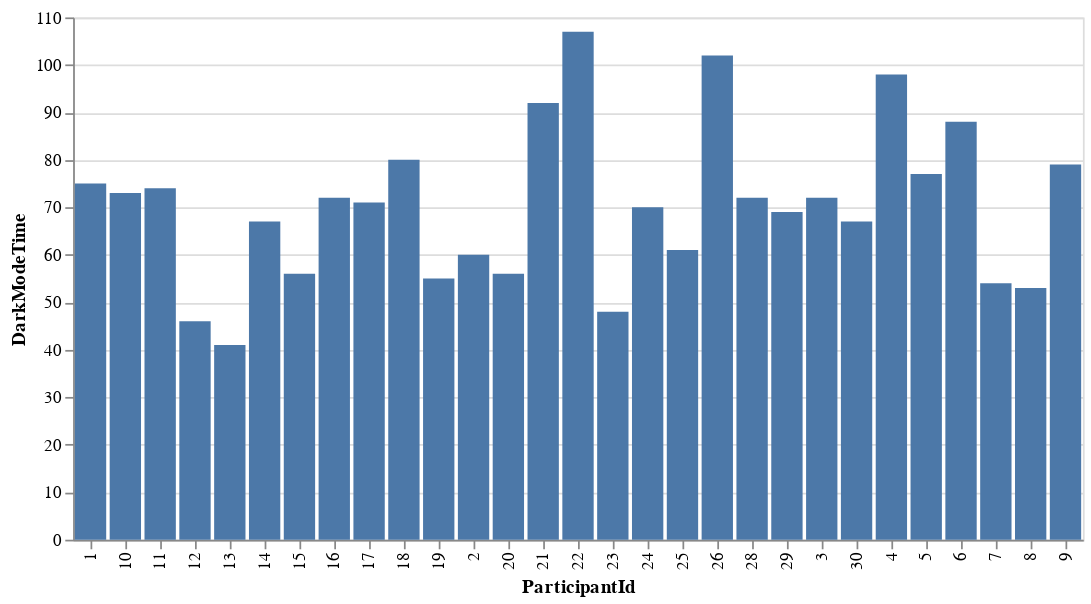

The notebook cell saved with this chart:
### Code cell
alt.Chart(data).mark_bar().encode(
    x='ParticipantId',
    y='DarkModeTime'
)

### Figure 1 — Vega-Lite specification as saved in the notebook (floating-point values rounded to 4 significant figures)
{"config": {"view": {"continuousWidth": 400, "continuousHeight": 300}}, "data": {"name": "data-557ebe95bf2c251ed8896bae9a86386d"}, "mark": "bar", "encoding": {"x": {"field": "ParticipantId", "type": "nominal"}, "y": {"field": "DarkModeTime", "type": "quantitative"}}, "$schema": "https://vega.github.io/schema/vega-lite/v4.17.0.json", "datasets": {"data-557ebe95bf2c251ed8896bae9a86386d": [{"ParticipantId": "1", "Experimenter": "Team", "Informed Consent": "Yes", "LightModeTime": 76, "LightModeAccuracy": 0.96, "DarkModeTime": 75, "DarkModeAccuracy": 0.97, "Comfortability_1": "Somewhat agree", "Comfortability_2": "Somewhat disagree", "Comfortability_3": "Agree", "Comfortability_4": "Agree", "Comfortability_5": "Somewhat disagree", "OverallDarkComfortScore": 7, "OverallLightComfortScore": 13, "time_diff": -1, "accuracy_diff": 0.01, "comfort_diff": -6}, {"ParticipantId": "2", "Experimenter": "Team", "Informed Consent": "Yes", "LightModeTime": 62, "LightModeAccuracy": 0.97, "DarkModeTime": 60, "DarkModeAccuracy": 0.96, "Comfortability_1": "Agree", "Comfortability_2": "Agree", "Comfortability_3": "Agree", "Comfortability_4": "Agree", "Comfortability_5": "Agree", "OverallDarkComfortScore": 14, "OverallLightComfortScore": 10, "time_diff": -2, "accuracy_diff": -0.01, "comfort_diff": 4}, {"ParticipantId": "3", "Experimenter": "Team", "Informed Consent": "Yes", "LightModeTime": 77, "LightModeAccuracy": 0.96, "DarkModeTime": 72, "DarkModeAccuracy": 0.97, "Comfortability_1": "Strongly agree", "Comfortability_2": "Strongly agree", "Comfortability_3": "Strongly agree", "Comfortability_4": "Strongly agree", "Comfortability_5": "Agree", "OverallDarkComfortScore": 16, "OverallLightComfortScore": 12, "time_diff": -5, "accuracy_diff": 0.01, "comfort_diff": 4}, {"ParticipantId": "4", "Experimenter": "Team", "Informed Consent": "Yes", "LightModeTime": 76, "LightModeAccuracy": 0.97, "DarkModeTime": 98, "DarkModeAccuracy": 0.92, "Comfortability_1": "Somewhat disagree", "Comfortability_2": "Somewhat agree", "Comfortability_3": "Agree", "Comfortability_4": "Neither agree nor disagree", "Comfortability_5": "Somewhat agree", "OverallDarkComfortScore": 9, "OverallLightComfortScore": 9, "time_diff": 22, "accuracy_diff": -0.05, "comfort_diff": 0}, {"ParticipantId": "5", "Experimenter": "Team", "Informed Consent": "Yes", "LightModeTime": 72, "LightModeAccuracy": 0.96, "DarkModeTime": 77, "DarkModeAccuracy": 0.96, "Comfortability_1": "Strongly agree", "Comfortability_2": "Strongly agree", "Comfortability_3": "Agree", "Comfortability_4": "Agree", "Comfortability_5": "Agree", "OverallDarkComfortScore": 16, "OverallLightComfortScore": 10, "time_diff": 5, "accuracy_diff": 0.0, "comfort_diff": 6}, {"ParticipantId": "6", "Experimenter": "Team", "Informed Consent": "Yes", "LightModeTime": 86, "LightModeAccuracy": 0.96, "DarkModeTime": 88, "DarkModeAccuracy": 0.96, "Comfortability_1": "Strongly agree", "Comfortability_2": "Somewhat agree", "Comfortability_3": "Strongly agree", "Comfortability_4": "Strongly agree", "Comfortability_5": "Neither agree nor disagree", "OverallDarkComfortScore": 12, "OverallLightComfortScore": 14, "time_diff": 2, "accuracy_diff": 0.0, "comfort_diff": -2}, {"ParticipantId": "7", "Experimenter": "Team", "Informed Consent": "Yes", "LightModeTime": 56, "LightModeAccuracy": 0.97, "DarkModeTime": 54, "DarkModeAccuracy": 0.96, "Comfortability_1": "Somewhat disagree", "Comfortability_2": "Somewhat disagree", "Comfortability_3": "Strongly agree", "Comfortability_4": "Strongly agree", "Comfortability_5": "Somewhat disagree", "OverallDarkComfortScore": 5, "OverallLightComfortScore": 15, "time_diff": -2, "accuracy_diff": -0.01, "comfort_diff": -10}, {"ParticipantId": "8", "Experimenter": "Team", "Informed Consent": "Yes", "LightModeTime": 53, "LightModeAccuracy": 0.95, "DarkModeTime": 53, "DarkModeAccuracy": 0.94, "Comfortability_1": "Strongly agree", "Comfortability_2": "Agree", "Comfortability_3": "Strongly agree", "Comfortability_4": "Strongly agree", "Comfortability_5": "Disagree", "OverallDarkComfortScore": 11, "OverallLightComfortScore": 16, "time_diff": 0, "accuracy_diff": -0.01, "comfort_diff": -5}, {"ParticipantId": "9", "Experimenter": "Team", "Informed Consent": "Yes", "LightModeTime": 68, "LightModeAccuracy": 0.96, "DarkModeTime": 79, "DarkModeAccuracy": 0.97, "Comfortability_1": "Neither agree nor disagree", "Comfortability_2": "Disagree", "Comfortability_3": "Somewhat disagree", "Comfortability_4": "Strongly agree", "Comfortability_5": "Somewhat agree", "OverallDarkComfortScore": 7, "OverallLightComfortScore": 9, "time_diff": 11, "accuracy_diff": 0.01, "comfort_diff": -2}, {"ParticipantId": "10", "Experimenter": "Team", "Informed Consent": "Yes", "LightModeTime": 71, "LightModeAccuracy": 0.96, "DarkModeTime": 73, "DarkModeAccuracy": 0.95, "Comfortability_1": "Strongly agree", "Comfortability_2": "Strongly agree", "Comfortability_3": "Somewhat agree", "Comfortability_4": "Somewhat agree", "Comfortability_5": "Strongly agree", "OverallDarkComfortScore": 17, "OverallLightComfortScore": 7, "time_diff": 2, "accuracy_diff": -0.01, "comfort_diff": 10}, {"ParticipantId": "11", "Experimenter": "Team", "Informed Consent": "Yes", "LightModeTime": 57, "LightModeAccuracy": 0.94, "DarkModeTime": 74, "DarkModeAccuracy": 0.9, "Comfortability_1": "Strongly agree", "Comfortability_2": "Strongly agree", "Comfortability_3": "Strongly agree", "Comfortability_4": "Strongly agree", "Comfortability_5": "Somewhat agree", "OverallDarkComfortScore": 15, "OverallLightComfortScore": 13, "time_diff": 17, "accuracy_diff": -0.04, "comfort_diff": 2}, {"ParticipantId": "12", "Experimenter": "Team", "Informed Consent": "Yes", "LightModeTime": 43, "LightModeAccuracy": 0.97, "DarkModeTime": 46, "DarkModeAccuracy": 0.94, "Comfortability_1": "Agree", "Comfortability_2": "Somewhat agree", "Comfortability_3": "Somewhat agree", "Comfortability_4": "Somewhat agree", "Comfortability_5": "Neither agree nor disagree", "OverallDarkComfortScore": 11, "OverallLightComfortScore": 10, "time_diff": 3, "accuracy_diff": -0.03, "comfort_diff": 1}, {"ParticipantId": "13", "Experimenter": "Team", "Informed Consent": "Yes", "LightModeTime": 46, "LightModeAccuracy": 0.93, "DarkModeTime": 41, "DarkModeAccuracy": 0.94, "Comfortability_1": "Strongly agree", "Comfortability_2": "Strongly agree", "Comfortability_3": "Agree", "Comfortability_4": "Agree", "Comfortability_5": "Strongly agree", "OverallDarkComfortScore": 17, "OverallLightComfortScore": 9, "time_diff": -5, "accuracy_diff": 0.01, "comfort_diff": 8}, {"ParticipantId": "14", "Experimenter": "Team", "Informed Consent": "Yes", "LightModeTime": 66, "LightModeAccuracy": 0.88, "DarkModeTime": 67, "DarkModeAccuracy": 0.9, "Comfortability_1": "Agree", "Comfortability_2": "Agree", "Comfortability_3": "Disagree", "Comfortability_4": "Agree", "Comfortability_5": "Somewhat agree", "OverallDarkComfortScore": 13, "OverallLightComfortScore": 7, "time_diff": 1, "accuracy_diff": 0.02, "comfort_diff": 6}, {"ParticipantId": "15", "Experimenter": "Team", "Informed Consent": "Yes", "LightModeTime": 44, "LightModeAccuracy": 0.89, "DarkModeTime": 56, "DarkModeAccuracy": 0.85, "Comfortability_1": "Somewhat agree", "Comfortability_2": "Agree", "Comfortability_3": "Agree", "Comfortability_4": "Agree", "Comfortability_5": "Neither agree nor disagree", "OverallDarkComfortScore": 11, "OverallLightComfortScore": 12, "time_diff": 12, "accuracy_diff": -0.04, "comfort_diff": -1}, {"ParticipantId": "16", "Experimenter": "Oliver", "Informed Consent": "Yes", "LightModeTime": 79, "LightModeAccuracy": 0.94, "DarkModeTime": 72, "DarkModeAccuracy": 0.95, "Comfortability_1": "Somewhat disagree", "Comfortability_2": "Neither agree nor disagree", "Comfortability_3": "Agree", "Comfortability_4": "Agree", "Comfortability_5": "Somewhat disagree", "OverallDarkComfortScore": 6, "OverallLightComfortScore": 13, "time_diff": -7, "accuracy_diff": 0.01, "comfort_diff": -7}, {"ParticipantId": "17", "Experimenter": "Lawrence", "Informed Consent": "Yes", "LightModeTime": 67, "LightModeAccuracy": 0.97, "DarkModeTime": 71, "DarkModeAccuracy": 0.93, "Comfortability_1": "Somewhat agree", "Comfortability_2": "Disagree", "Comfortability_3": "Agree", "Comfortability_4": "Agree", "Comfortability_5": "Disagree", "OverallDarkComfortScore": 5, "OverallLightComfortScore": 14, "time_diff": 4, "accuracy_diff": -0.04, "comfort_diff": -9}, {"ParticipantId": "18", "Experimenter": "Oliver", "Informed Consent": "Yes", "LightModeTime": 78, "LightModeAccuracy": 0.92, "DarkModeTime": 80, "DarkModeAccuracy": 0.93, "Comfortability_1": "Strongly agree", "Comfortability_2": "Agree", "Comfortability_3": "Neither agree nor disagree", "Comfortability_4": "Somewhat agree", "Comfortability_5": "Strongly agree", "OverallDarkComfortScore": 16, "OverallLightComfortScore": 6, "time_diff": 2, "accuracy_diff": 0.01, "comfort_diff": 10}, {"ParticipantId": "19", "Experimenter": "Oliver", "Informed Consent": "Yes", "LightModeTime": 61, "LightModeAccuracy": 0.95, "DarkModeTime": 55, "DarkModeAccuracy": 0.96, "Comfortability_1": "Agree", "Comfortability_2": "Agree", "Comfortability_3": "Agree", "Comfortability_4": "Agree", "Comfortability_5": "Somewhat agree", "OverallDarkComfortScore": 13, "OverallLightComfortScore": 11, "time_diff": -6, "accuracy_diff": 0.01, "comfort_diff": 2}, {"ParticipantId": "20", "Experimenter": "Oliver", "Informed Consent": "Yes", "LightModeTime": 57, "LightModeAccuracy": 0.96, "DarkModeTime": 56, "DarkModeAccuracy": 0.99, "Comfortability_1": "Agree", "Comfortability_2": "Neither agree nor disagree", "Comfortability_3": "Agree", "Comfortability_4": "Neither agree nor disagree", "Comfortability_5": "Somewhat disagree", "OverallDarkComfortScore": 9, "OverallLightComfortScore": 11, "time_diff": -1, "accuracy_diff": 0.03, "comfort_diff": -2}, {"ParticipantId": "21", "Experimenter": "Oliver", "Informed Consent": "Yes", "LightModeTime": 88, "LightModeAccuracy": 0.97, "DarkModeTime": 92, "DarkModeAccuracy": 0.98, "Comfortability_1": "Strongly agree", "Comfortability_2": "Strongly agree", "Comfortability_3": "Somewhat disagree", "Comfortability_4": "Somewhat agree", "Comfortability_5": "Strongly agree", "OverallDarkComfortScore": 17, "OverallLightComfortScore": 5, "time_diff": 4, "accuracy_diff": 0.01, "comfort_diff": 12}, {"ParticipantId": "22", "Experimenter": "Lawrence", "Informed Consent": "Yes", "LightModeTime": 97, "LightModeAccuracy": 0.93, "DarkModeTime": 107, "DarkModeAccuracy": 0.93, "Comfortability_1": "Agree", "Comfortability_2": "Agree", "Comfortability_3": "Agree", "Comfortability_4": "Disagree", "Comfortability_5": "Agree", "OverallDarkComfortScore": 14, "OverallLightComfortScore": 6, "time_diff": 10, "accuracy_diff": 0.0, "comfort_diff": 8}, {"ParticipantId": "23", "Experimenter": "Lawrence", "Informed Consent": "Yes", "LightModeTime": 45, "LightModeAccuracy": 0.93, "DarkModeTime": 48, "DarkModeAccuracy": 0.96, "Comfortability_1": "Strongly agree", "Comfortability_2": "Strongly agree", "Comfortability_3": "Strongly agree", "Comfortability_4": "Strongly agree", "Comfortability_5": "Disagree", "OverallDarkComfortScore": 12, "OverallLightComfortScore": 16, "time_diff": 3, "accuracy_diff": 0.03, "comfort_diff": -4}, {"ParticipantId": "24", "Experimenter": "Lawrence", "Informed Consent": "Yes", "LightModeTime": 72, "LightModeAccuracy": 0.85, "DarkModeTime": 70, "DarkModeAccuracy": 0.86, "Comfortability_1": "Somewhat agree", "Comfortability_2": "Somewhat disagree", "Comfortability_3": "Agree", "Comfortability_4": "Strongly agree", "Comfortability_5": "Somewhat disagree", "OverallDarkComfortScore": 7, "OverallLightComfortScore": 14, "time_diff": -2, "accuracy_diff": 0.01, "comfort_diff": -7}, {"ParticipantId": "25", "Experimenter": "Lawrence", "Informed Consent": "Yes", "LightModeTime": 67, "LightModeAccuracy": 0.89, "DarkModeTime": 61, "DarkModeAccuracy": 0.96, "Comfortability_1": "Strongly agree", "Comfortability_2": "Somewhat agree", "Comfortability_3": "Somewhat disagree", "Comfortability_4": "Agree", "Comfortability_5": "Agree", "OverallDarkComfortScore": 14, "OverallLightComfortScore": 7, "time_diff": -6, "accuracy_diff": 0.07, "comfort_diff": 7}, {"ParticipantId": "26", "Experimenter": "Kevin", "Informed Consent": "Yes", "LightModeTime": 97, "LightModeAccuracy": 0.97, "DarkModeTime": 102, "DarkModeAccuracy": 0.96, "Comfortability_1": "Neither agree nor disagree", "Comfortability_2": "Neither agree nor disagree", "Comfortability_3": "Strongly agree", "Comfortability_4": "Strongly agree", "Comfortability_5": "Strongly disagree", "OverallDarkComfortScore": 5, "OverallLightComfortScore": 17, "time_diff": 5, "accuracy_diff": -0.01, "comfort_diff": -12}, {"ParticipantId": "28", "Experimenter": "Kevin", "Informed Consent": "Yes", "LightModeTime": 80, "LightModeAccuracy": 0.98, "DarkModeTime": 72, "DarkModeAccuracy": 0.96, "Comfortability_1": "Strongly agree", "Comfortability_2": "Strongly agree", "Comfortability_3": "Somewhat disagree", "Comfortability_4": "Somewhat disagree", "Comfortability_5": "Strongly agree", "OverallDarkComfortScore": 17, "OverallLightComfortScore": 3, "time_diff": -8, "accuracy_diff": -0.02, "comfort_diff": 14}, {"ParticipantId": "29", "Experimenter": "Kevin", "Informed Consent": "Yes", "LightModeTime": 65, "LightModeAccuracy": 0.96, "DarkModeTime": 69, "DarkModeAccuracy": 0.95, "Comfortability_1": "Strongly agree", "Comfortability_2": "Strongly agree", "Comfortability_3": "Strongly agree", "Comfortability_4": "Strongly agree", "Comfortability_5": "Neither agree nor disagree", "OverallDarkComfortScore": 14, "OverallLightComfortScore": 14, "time_diff": 4, "accuracy_diff": -0.01, "comfort_diff": 0}, {"ParticipantId": "30", "Experimenter": "Kevin", "Informed Consent": "Yes", "LightModeTime": 72, "LightModeAccuracy": 0.94, "DarkModeTime": 67, "DarkModeAccuracy": 0.97, "Comfortability_1": "Strongly agree", "Comfortability_2": "Strongly agree", "Comfortability_3": "Strongly agree", "Comfortability_4": "Strongly agree", "Comfortability_5": "Strongly agree", "OverallDarkComfortScore": 17, "OverallLightComfortScore": 11, "time_diff": -5, "accuracy_diff": 0.03, "comfort_diff": 6}]}}
